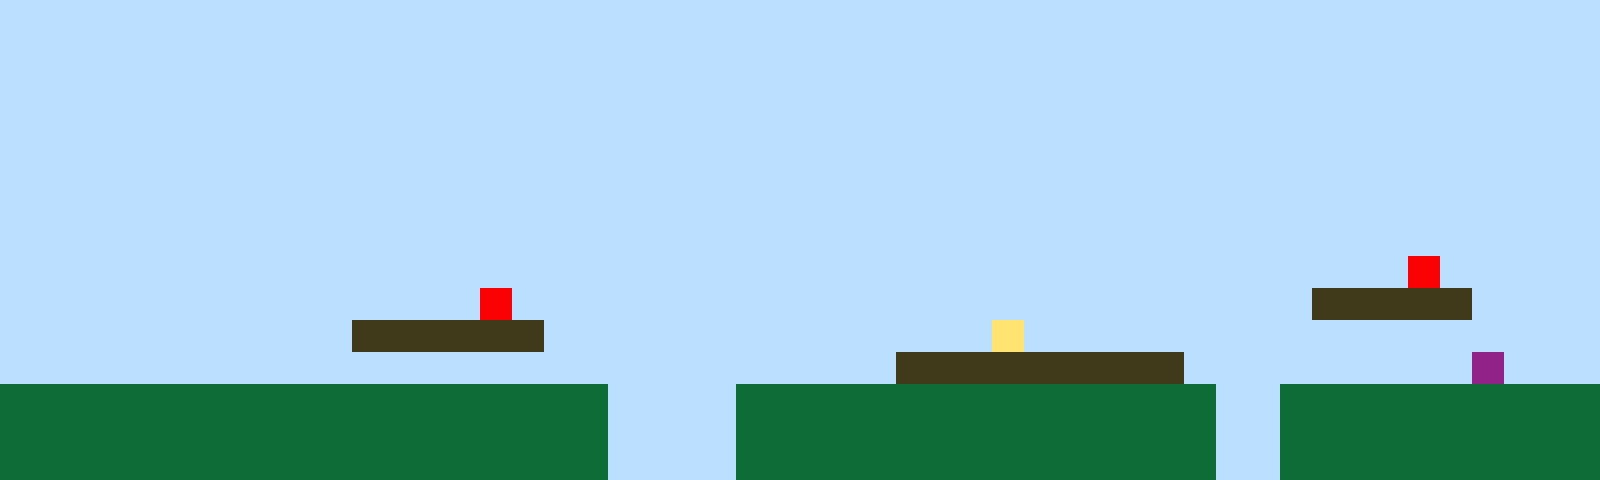

This game map was drawn from its Tiled (.tmx) file and the tilesets committed beside it. A one-line description and the full map source follow:
An orthogonal 50x15 tile map with 32x32 px tiles, 1 tile layer (Tile Layer 1).

<map version="1.10" tiledversion="1.11.2" orientation="orthogonal" renderorder="right-up" width="50" height="15" tilewidth="32" tileheight="32" infinite="0" nextlayerid="2" nextobjectid="1"><editorsettings><export target="map1.csv" format="csv" /></editorsettings><tileset firstgid="1" name="sprites" tilewidth="32" tileheight="32" tilecount="6" columns="3"><image source="sprites.png" width="96" height="64" /></tileset><layer id="1" name="Tile Layer 1" width="50" height="15"><data encoding="csv">1,1,1,1,1,1,1,1,1,1,1,1,1,1,1,1,1,1,1,1,1,1,1,1,1,1,1,1,1,1,1,1,1,1,1,1,1,1,1,1,1,1,1,1,1,1,1,1,1,1,1,1,1,1,1,1,1,1,1,1,1,1,1,1,1,1,1,1,1,1,1,1,1,1,1,1,1,1,1,1,1,1,1,1,1,1,1,1,1,1,1,1,1,1,1,1,1,1,1,1,1,1,1,1,1,1,1,1,1,1,1,1,1,1,1,1,1,1,1,1,1,1,1,1,1,1,1,1,1,1,1,1,1,1,1,1,1,1,1,1,1,1,1,1,1,1,1,1,1,1,1,1,1,1,1,1,1,1,1,1,1,1,1,1,1,1,1,1,1,1,1,1,1,1,1,1,1,1,1,1,1,1,1,1,1,1,1,1,1,1,1,1,1,1,1,1,1,1,1,1,1,1,1,1,1,1,1,1,1,1,1,1,1,1,1,1,1,1,1,1,1,1,1,1,1,1,1,1,1,1,1,1,1,1,1,1,1,1,1,1,1,1,1,1,1,1,1,1,1,1,1,1,1,1,1,1,1,1,1,1,1,1,1,1,1,1,1,1,1,1,1,1,1,1,1,1,1,1,1,1,1,1,1,1,1,1,1,1,1,1,1,1,1,1,1,1,1,1,1,1,1,1,1,1,1,1,1,1,1,1,1,1,1,1,1,1,1,1,1,1,1,1,1,1,1,1,1,1,1,1,1,1,1,1,1,1,1,1,1,1,1,1,1,1,1,1,1,1,1,1,1,1,1,1,1,1,1,1,1,1,1,1,1,1,1,1,1,1,1,1,1,1,1,1,1,1,1,1,1,1,1,1,1,1,1,1,1,1,1,1,1,1,1,1,1,1,1,1,1,1,1,1,1,1,1,1,1,1,1,1,1,1,1,1,1,1,1,1,1,1,1,1,1,1,1,1,1,1,1,1,1,1,1,1,1,1,1,1,1,1,1,1,1,1,5,1,1,1,1,1,1,1,1,1,1,1,1,1,1,1,1,1,1,1,1,5,1,1,1,1,1,1,1,1,1,1,1,1,1,1,1,1,1,1,1,1,1,1,1,1,1,3,3,3,3,3,1,1,1,1,1,1,1,1,1,1,1,1,1,1,1,3,3,3,3,3,3,1,1,1,1,1,1,1,1,1,1,1,1,1,1,4,1,1,1,1,1,1,1,1,1,1,1,1,1,1,1,1,1,1,1,1,1,1,1,1,1,1,1,1,1,1,1,1,1,1,1,1,1,1,1,1,1,1,1,1,1,1,3,3,3,3,3,3,3,3,3,1,1,1,1,1,1,1,1,1,6,1,1,1,2,2,2,2,2,2,2,2,2,2,2,2,2,2,2,2,2,2,2,1,1,1,1,2,2,2,2,2,2,2,2,2,2,2,2,2,2,2,1,1,2,2,2,2,2,2,2,2,2,2,2,2,2,2,2,2,2,2,2,2,2,2,2,2,2,2,2,2,2,1,1,1,1,2,2,2,2,2,2,2,2,2,2,2,2,2,2,2,1,1,2,2,2,2,2,2,2,2,2,2,2,2,2,2,2,2,2,2,2,2,2,2,2,2,2,2,2,2,2,1,1,1,1,2,2,2,2,2,2,2,2,2,2,2,2,2,2,2,1,1,2,2,2,2,2,2,2,2,2,2</data></layer></map>
